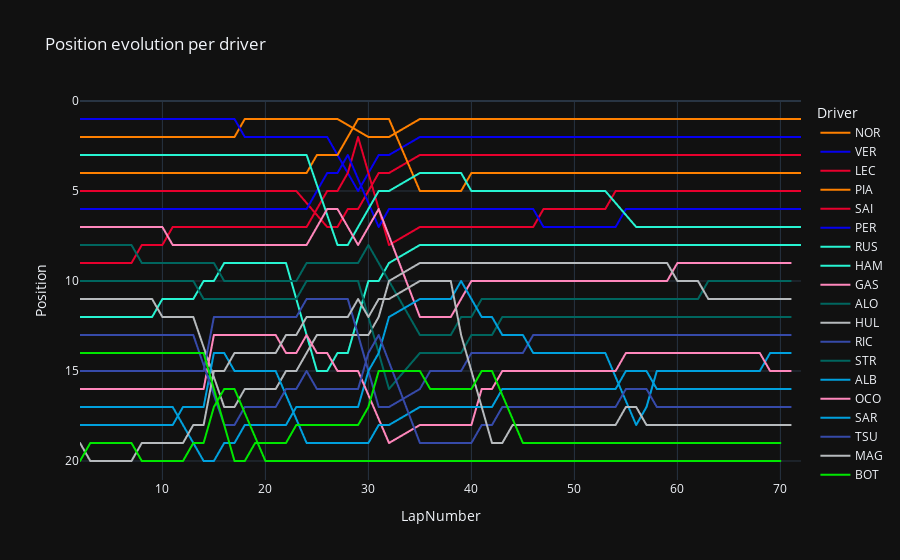

The code cell stored with this chart in its notebook:
### Code cell
# position evolution per driver per lap (reverse y-axis)
fig = px.line(driver_laps, x="LapNumber", y="Position", color="Driver", title="Position evolution per driver", template="plotly_dark", color_discrete_map=driver_colors)
fig.update_yaxes(autorange="reversed")
fig

### Figure 1 — Plotly figure (JSON) as saved in the notebook; plotly's stock layout.template omitted (floating-point values rounded to 4 significant figures)
{"data": [{"hovertemplate": "Driver=NOR<br>LapNumber=%{x}<br>Position=%{y}<extra></extra>", "legendgroup": "NOR", "line": {"color": "#ff8000", "dash": "solid"}, "marker": {"symbol": "circle"}, "mode": "lines", "name": "NOR", "showlegend": true, "type": "scattergl", "x": [2, 3, 4, 5, 6, 7, 8, 9, 10, 11, 12, 13, 14, 15, 16, 17, 18, 19, 20, 21, 22, 23, 24, 25, 26, 27, 30, 31, 32, 35, 36, 37, 38, 39, 40, 41, 42, 43, 44, 45, 46, 47, 48, 49, 50, 51, 52, 53, 54, 55, 56, 57, 58, 59, 60, 61, 62, 63, 64, 65, 66, 67, 68, 69, 70, 71, 72], "xaxis": "x", "y": [2, 2, 2, 2, 2, 2, 2, 2, 2, 2, 2, 2, 2, 2, 2, 2, 1, 1, 1, 1, 1, 1, 1, 1, 1, 1, 2, 2, 2, 1, 1, 1, 1, 1, 1, 1, 1, 1, 1, 1, 1, 1, 1, 1, 1, 1, 1, 1, 1, 1, 1, 1, 1, 1, 1, 1, 1, 1, 1, 1, 1, 1, 1, 1, 1, 1, 1], "yaxis": "y"}, {"hovertemplate": "Driver=VER<br>LapNumber=%{x}<br>Position=%{y}<extra></extra>", "legendgroup": "VER", "line": {"color": "#0600ef", "dash": "solid"}, "marker": {"symbol": "circle"}, "mode": "lines", "name": "VER", "showlegend": true, "type": "scattergl", "x": [2, 3, 4, 5, 6, 7, 8, 9, 10, 11, 12, 13, 14, 15, 16, 17, 18, 19, 20, 21, 22, 23, 24, 25, 26, 29, 30, 31, 32, 35, 36, 37, 38, 39, 40, 41, 42, 43, 44, 45, 46, 47, 48, 49, 50, 51, 52, 53, 54, 55, 56, 57, 58, 59, 60, 61, 62, 63, 64, 65, 66, 67, 68, 69, 70, 71, 72], "xaxis": "x", "y": [1, 1, 1, 1, 1, 1, 1, 1, 1, 1, 1, 1, 1, 1, 1, 1, 2, 2, 2, 2, 2, 2, 2, 2, 2, 5, 4, 3, 3, 2, 2, 2, 2, 2, 2, 2, 2, 2, 2, 2, 2, 2, 2, 2, 2, 2, 2, 2, 2, 2, 2, 2, 2, 2, 2, 2, 2, 2, 2, 2, 2, 2, 2, 2, 2, 2, 2], "yaxis": "y"}, {"hovertemplate": "Driver=LEC<br>LapNumber=%{x}<br>Position=%{y}<extra></extra>", "legendgroup": "LEC", "line": {"color": "#e8002d", "dash": "solid"}, "marker": {"symbol": "circle"}, "mode": "lines", "name": "LEC", "showlegend": true, "type": "scattergl", "x": [2, 3, 4, 5, 6, 7, 8, 9, 10, 11, 12, 13, 14, 15, 16, 17, 18, 19, 20, 21, 22, 23, 26, 27, 28, 29, 30, 31, 32, 35, 36, 37, 38, 39, 40, 41, 42, 43, 44, 45, 46, 47, 48, 49, 50, 51, 52, 53, 54, 55, 56, 57, 58, 59, 60, 61, 62, 63, 64, 65, 66, 67, 68, 69, 70, 71, 72], "xaxis": "x", "y": [5, 5, 5, 5, 5, 5, 5, 5, 5, 5, 5, 5, 5, 5, 5, 5, 5, 5, 5, 5, 5, 5, 7, 7, 6, 6, 5, 4, 4, 3, 3, 3, 3, 3, 3, 3, 3, 3, 3, 3, 3, 3, 3, 3, 3, 3, 3, 3, 3, 3, 3, 3, 3, 3, 3, 3, 3, 3, 3, 3, 3, 3, 3, 3, 3, 3, 3], "yaxis": "y"}, {"hovertemplate": "Driver=PIA<br>LapNumber=%{x}<br>Position=%{y}<extra></extra>", "legendgroup": "PIA", "line": {"color": "#ff8000", "dash": "solid"}, "marker": {"symbol": "circle"}, "mode": "lines", "name": "PIA", "showlegend": true, "type": "scattergl", "x": [2, 3, 4, 5, 6, 7, 8, 9, 10, 11, 12, 13, 14, 15, 16, 17, 18, 19, 20, 21, 22, 23, 24, 25, 26, 27, 28, 29, 30, 31, 32, 35, 36, 37, 38, 39, 40, 41, 42, 43, 44, 45, 46, 47, 48, 49, 50, 51, 52, 53, 54, 55, 56, 57, 58, 59, 60, 61, 62, 63, 64, 65, 66, 67, 68, 69, 70, 71, 72], "xaxis": "x", "y": [4, 4, 4, 4, 4, 4, 4, 4, 4, 4, 4, 4, 4, 4, 4, 4, 4, 4, 4, 4, 4, 4, 4, 3, 3, 3, 2, 1, 1, 1, 1, 5, 5, 5, 5, 5, 4, 4, 4, 4, 4, 4, 4, 4, 4, 4, 4, 4, 4, 4, 4, 4, 4, 4, 4, 4, 4, 4, 4, 4, 4, 4, 4, 4, 4, 4, 4, 4, 4], "yaxis": "y"}, {"hovertemplate": "Driver=SAI<br>LapNumber=%{x}<br>Position=%{y}<extra></extra>", "legendgroup": "SAI", "line": {"color": "#e8002d", "dash": "solid"}, "marker": {"symbol": "circle"}, "mode": "lines", "name": "SAI", "showlegend": true, "type": "scattergl", "x": [2, 3, 4, 5, 6, 7, 8, 9, 10, 11, 12, 13, 14, 15, 16, 17, 18, 19, 20, 21, 22, 23, 24, 25, 26, 27, 28, 29, 32, 35, 36, 37, 38, 39, 40, 41, 42, 43, 44, 45, 46, 47, 48, 49, 50, 51, 52, 53, 54, 55, 56, 57, 58, 59, 60, 61, 62, 63, 64, 65, 66, 67, 68, 69, 70, 71, 72], "xaxis": "x", "y": [9, 9, 9, 9, 9, 9, 8, 8, 8, 7, 7, 7, 7, 7, 7, 7, 7, 7, 7, 7, 7, 7, 7, 6, 5, 5, 4, 2, 8, 7, 7, 7, 7, 7, 7, 7, 7, 7, 7, 7, 7, 6, 6, 6, 6, 6, 6, 6, 5, 5, 5, 5, 5, 5, 5, 5, 5, 5, 5, 5, 5, 5, 5, 5, 5, 5, 5], "yaxis": "y"}, {"hovertemplate": "Driver=PER<br>LapNumber=%{x}<br>Position=%{y}<extra></extra>", "legendgroup": "PER", "line": {"color": "#0600ef", "dash": "solid"}, "marker": {"symbol": "circle"}, "mode": "lines", "name": "PER", "showlegend": true, "type": "scattergl", "x": [2, 3, 4, 5, 6, 7, 8, 9, 10, 11, 12, 13, 14, 15, 16, 17, 18, 19, 20, 21, 22, 23, 24, 25, 26, 27, 28, 31, 32, 35, 36, 37, 38, 39, 40, 41, 42, 43, 44, 45, 46, 47, 48, 49, 50, 51, 52, 53, 54, 55, 56, 57, 58, 59, 60, 61, 62, 63, 64, 65, 66, 67, 68, 69, 70, 71, 72], "xaxis": "x", "y": [6, 6, 6, 6, 6, 6, 6, 6, 6, 6, 6, 6, 6, 6, 6, 6, 6, 6, 6, 6, 6, 6, 6, 5, 4, 4, 3, 7, 6, 6, 6, 6, 6, 6, 6, 6, 6, 6, 6, 6, 6, 7, 7, 7, 7, 7, 7, 7, 7, 6, 6, 6, 6, 6, 6, 6, 6, 6, 6, 6, 6, 6, 6, 6, 6, 6, 6], "yaxis": "y"}, {"hovertemplate": "Driver=RUS<br>LapNumber=%{x}<br>Position=%{y}<extra></extra>", "legendgroup": "RUS", "line": {"color": "#27f4d2", "dash": "solid"}, "marker": {"symbol": "circle"}, "mode": "lines", "name": "RUS", "showlegend": true, "type": "scattergl", "x": [2, 3, 4, 5, 6, 7, 8, 9, 10, 11, 12, 13, 14, 15, 16, 17, 18, 19, 20, 21, 22, 23, 24, 27, 28, 29, 30, 31, 32, 35, 36, 37, 38, 39, 40, 41, 42, 43, 44, 45, 46, 47, 48, 49, 50, 51, 52, 53, 56, 57, 58, 59, 60, 61, 62, 63, 64, 65, 66, 67, 68, 69, 70, 71, 72], "xaxis": "x", "y": [3, 3, 3, 3, 3, 3, 3, 3, 3, 3, 3, 3, 3, 3, 3, 3, 3, 3, 3, 3, 3, 3, 3, 8, 8, 7, 6, 5, 5, 4, 4, 4, 4, 4, 5, 5, 5, 5, 5, 5, 5, 5, 5, 5, 5, 5, 5, 5, 7, 7, 7, 7, 7, 7, 7, 7, 7, 7, 7, 7, 7, 7, 7, 7, 7], "yaxis": "y"}, {"hovertemplate": "Driver=HAM<br>LapNumber=%{x}<br>Position=%{y}<extra></extra>", "legendgroup": "HAM", "line": {"color": "#27f4d2", "dash": "solid"}, "marker": {"symbol": "circle"}, "mode": "lines", "name": "HAM", "showlegend": true, "type": "scattergl", "x": [2, 3, 4, 5, 6, 7, 8, 9, 10, 11, 12, 13, 14, 15, 16, 17, 18, 19, 20, 21, 22, 25, 26, 27, 28, 29, 30, 31, 32, 35, 36, 37, 38, 39, 40, 41, 42, 43, 44, 45, 46, 47, 50, 51, 52, 53, 54, 55, 56, 57, 58, 59, 60, 61, 62, 63, 64, 65, 66, 67, 68, 69, 70, 71, 72], "xaxis": "x", "y": [12, 12, 12, 12, 12, 12, 12, 12, 11, 11, 11, 11, 10, 10, 9, 9, 9, 9, 9, 9, 9, 15, 15, 14, 14, 12, 10, 10, 9, 8, 8, 8, 8, 8, 8, 8, 8, 8, 8, 8, 8, 8, 8, 8, 8, 8, 8, 8, 8, 8, 8, 8, 8, 8, 8, 8, 8, 8, 8, 8, 8, 8, 8, 8, 8], "yaxis": "y"}, {"hovertemplate": "Driver=GAS<br>LapNumber=%{x}<br>Position=%{y}<extra></extra>", "legendgroup": "GAS", "line": {"color": "#ff87bc", "dash": "solid"}, "marker": {"symbol": "circle"}, "mode": "lines", "name": "GAS", "showlegend": true, "type": "scattergl", "x": [2, 3, 4, 5, 6, 7, 8, 9, 10, 11, 12, 13, 14, 15, 16, 17, 18, 19, 20, 21, 22, 23, 24, 25, 26, 27, 28, 29, 30, 31, 35, 36, 37, 38, 39, 40, 41, 42, 43, 44, 45, 46, 47, 48, 49, 50, 51, 52, 53, 54, 55, 56, 57, 58, 59, 60, 61, 62, 63, 64, 65, 66, 67, 68, 69, 70, 71], "xaxis": "x", "y": [7, 7, 7, 7, 7, 7, 7, 7, 7, 8, 8, 8, 8, 8, 8, 8, 8, 8, 8, 8, 8, 8, 8, 7, 6, 6, 7, 8, 7, 6, 12, 12, 12, 12, 11, 10, 10, 10, 10, 10, 10, 10, 10, 10, 10, 10, 10, 10, 10, 10, 10, 10, 10, 10, 10, 9, 9, 9, 9, 9, 9, 9, 9, 9, 9, 9, 9], "yaxis": "y"}, {"hovertemplate": "Driver=ALO<br>LapNumber=%{x}<br>Position=%{y}<extra></extra>", "legendgroup": "ALO", "line": {"color": "#00665f", "dash": "solid"}, "marker": {"symbol": "circle"}, "mode": "lines", "name": "ALO", "showlegend": true, "type": "scattergl", "x": [2, 3, 4, 5, 6, 7, 8, 9, 10, 11, 12, 13, 14, 15, 16, 17, 18, 19, 20, 21, 22, 23, 24, 25, 26, 27, 28, 29, 30, 35, 36, 37, 38, 39, 40, 41, 42, 43, 44, 45, 46, 47, 48, 49, 50, 51, 52, 53, 54, 55, 56, 57, 58, 59, 60, 61, 62, 63, 64, 65, 66, 67, 68, 69, 70, 71], "xaxis": "x", "y": [8, 8, 8, 8, 8, 8, 9, 9, 9, 9, 9, 9, 9, 9, 10, 10, 10, 10, 10, 10, 10, 10, 9, 9, 9, 9, 9, 9, 8, 13, 13, 13, 13, 12, 12, 11, 11, 11, 11, 11, 11, 11, 11, 11, 11, 11, 11, 11, 11, 11, 11, 11, 11, 11, 11, 11, 11, 10, 10, 10, 10, 10, 10, 10, 10, 10], "yaxis": "y"}, {"hovertemplate": "Driver=HUL<br>LapNumber=%{x}<br>Position=%{y}<extra></extra>", "legendgroup": "HUL", "line": {"color": "#b6babd", "dash": "solid"}, "marker": {"symbol": "circle"}, "mode": "lines", "name": "HUL", "showlegend": true, "type": "scattergl", "x": [2, 3, 4, 5, 6, 7, 8, 9, 10, 11, 12, 13, 16, 17, 18, 19, 20, 21, 22, 23, 24, 25, 26, 27, 28, 29, 30, 31, 32, 35, 36, 37, 38, 39, 40, 41, 42, 43, 44, 45, 46, 47, 48, 49, 50, 51, 52, 53, 54, 55, 56, 57, 58, 59, 60, 61, 62, 63, 64, 65, 66, 67, 68, 69, 70, 71], "xaxis": "x", "y": [11, 11, 11, 11, 11, 11, 11, 11, 12, 12, 12, 12, 17, 17, 16, 16, 16, 16, 15, 15, 14, 13, 13, 13, 13, 13, 13, 12, 10, 9, 9, 9, 9, 9, 9, 9, 9, 9, 9, 9, 9, 9, 9, 9, 9, 9, 9, 9, 9, 9, 9, 9, 9, 9, 10, 10, 10, 11, 11, 11, 11, 11, 11, 11, 11, 11], "yaxis": "y"}, {"hovertemplate": "Driver=RIC<br>LapNumber=%{x}<br>Position=%{y}<extra></extra>", "legendgroup": "RIC", "line": {"color": "#364aa9", "dash": "solid"}, "marker": {"symbol": "circle"}, "mode": "lines", "name": "RIC", "showlegend": true, "type": "scattergl", "x": [2, 3, 4, 5, 6, 7, 8, 9, 10, 11, 12, 13, 14, 15, 16, 17, 18, 19, 20, 21, 22, 23, 24, 25, 26, 27, 28, 31, 32, 35, 36, 37, 38, 39, 40, 41, 42, 43, 44, 45, 46, 47, 48, 49, 50, 51, 52, 53, 54, 55, 56, 57, 58, 59, 60, 61, 62, 63, 64, 65, 66, 67, 68, 69, 70, 71], "xaxis": "x", "y": [15, 15, 15, 15, 15, 15, 15, 15, 15, 15, 15, 15, 15, 12, 12, 12, 12, 12, 12, 12, 12, 12, 11, 11, 11, 11, 11, 17, 17, 16, 15, 15, 15, 15, 14, 14, 14, 14, 14, 14, 13, 13, 13, 13, 13, 13, 13, 13, 13, 13, 13, 13, 13, 13, 13, 13, 13, 13, 13, 13, 13, 13, 13, 13, 13, 13], "yaxis": "y"}, {"hovertemplate": "Driver=STR<br>LapNumber=%{x}<br>Position=%{y}<extra></extra>", "legendgroup": "STR", "line": {"color": "#00665f", "dash": "solid"}, "marker": {"symbol": "circle"}, "mode": "lines", "name": "STR", "showlegend": true, "type": "scattergl", "x": [2, 3, 4, 5, 6, 7, 8, 9, 10, 11, 12, 13, 14, 15, 16, 17, 18, 19, 20, 21, 22, 23, 24, 25, 26, 27, 28, 29, 32, 35, 36, 37, 38, 39, 40, 41, 42, 43, 44, 45, 46, 47, 48, 49, 50, 51, 52, 53, 54, 55, 56, 57, 58, 59, 60, 61, 62, 63, 64, 65, 66, 67, 68, 69, 70, 71], "xaxis": "x", "y": [10, 10, 10, 10, 10, 10, 10, 10, 10, 10, 10, 10, 11, 11, 11, 11, 11, 11, 11, 11, 11, 11, 10, 10, 10, 10, 10, 10, 16, 14, 14, 14, 14, 14, 13, 13, 13, 12, 12, 12, 12, 12, 12, 12, 12, 12, 12, 12, 12, 12, 12, 12, 12, 12, 12, 12, 12, 12, 12, 12, 12, 12, 12, 12, 12, 12], "yaxis": "y"}, {"hovertemplate": "Driver=ALB<br>LapNumber=%{x}<br>Position=%{y}<extra></extra>", "legendgroup": "ALB", "line": {"color": "#00a0dd", "dash": "solid"}, "marker": {"symbol": "circle"}, "mode": "lines", "name": "ALB", "showlegend": true, "type": "scattergl", "x": [2, 3, 4, 5, 6, 7, 8, 9, 10, 11, 14, 15, 16, 17, 18, 19, 20, 21, 22, 23, 24, 25, 26, 27, 28, 29, 30, 31, 32, 35, 36, 37, 38, 39, 40, 41, 42, 43, 44, 45, 46, 47, 48, 49, 50, 51, 52, 53, 56, 57, 58, 59, 60, 61, 62, 63, 64, 65, 66, 67, 68, 69, 70, 71], "xaxis": "x", "y": [17, 17, 17, 17, 17, 17, 17, 17, 17, 17, 20, 20, 19, 19, 18, 18, 18, 18, 18, 17, 17, 17, 17, 17, 17, 17, 15, 14, 12, 11, 11, 11, 11, 10, 11, 12, 12, 13, 13, 13, 14, 14, 14, 14, 14, 14, 14, 14, 18, 17, 15, 15, 15, 15, 15, 15, 15, 15, 15, 15, 15, 14, 14, 14], "yaxis": "y"}, {"hovertemplate": "Driver=OCO<br>LapNumber=%{x}<br>Position=%{y}<extra></extra>", "legendgroup": "OCO", "line": {"color": "#ff87bc", "dash": "solid"}, "marker": {"symbol": "circle"}, "mode": "lines", "name": "OCO", "showlegend": true, "type": "scattergl", "x": [2, 3, 4, 5, 6, 7, 8, 9, 10, 11, 12, 13, 14, 15, 16, 17, 18, 19, 20, 21, 22, 23, 24, 25, 26, 27, 28, 29, 32, 35, 36, 37, 38, 39, 40, 41, 42, 43, 44, 45, 46, 47, 48, 49, 50, 51, 52, 53, 54, 55, 56, 57, 58, 59, 60, 61, 62, 63, 64, 65, 66, 67, 68, 69, 70, 71], "xaxis": "x", "y": [16, 16, 16, 16, 16, 16, 16, 16, 16, 16, 16, 16, 16, 13, 13, 13, 13, 13, 13, 13, 14, 14, 13, 14, 14, 15, 15, 15, 19, 18, 18, 18, 18, 18, 18, 16, 16, 15, 15, 15, 15, 15, 15, 15, 15, 15, 15, 15, 15, 14, 14, 14, 14, 14, 14, 14, 14, 14, 14, 14, 14, 14, 14, 15, 15, 15], "yaxis": "y"}, {"hovertemplate": "Driver=SAR<br>LapNumber=%{x}<br>Position=%{y}<extra></extra>", "legendgroup": "SAR", "line": {"color": "#00a0dd", "dash": "solid"}, "marker": {"symbol": "circle"}, "mode": "lines", "name": "SAR", "showlegend": true, "type": "scattergl", "x": [2, 3, 4, 5, 6, 7, 8, 9, 10, 11, 12, 13, 14, 15, 16, 17, 18, 19, 20, 21, 24, 25, 26, 27, 28, 29, 30, 31, 32, 35, 36, 37, 38, 39, 40, 41, 42, 43, 44, 45, 46, 47, 48, 49, 50, 51, 52, 53, 54, 55, 56, 57, 58, 59, 60, 61, 62, 63, 64, 65, 66, 67, 68, 69, 70, 71], "xaxis": "x", "y": [18, 18, 18, 18, 18, 18, 18, 18, 18, 18, 17, 17, 17, 14, 14, 15, 15, 15, 15, 15, 19, 19, 19, 19, 19, 19, 19, 18, 18, 17, 17, 17, 17, 17, 17, 17, 17, 16, 16, 16, 16, 16, 16, 16, 16, 16, 16, 16, 16, 15, 15, 15, 16, 16, 16, 16, 16, 16, 16, 16, 16, 16, 16, 16, 16, 16], "yaxis": "y"}, {"hovertemplate": "Driver=TSU<br>LapNumber=%{x}<br>Position=%{y}<extra></extra>", "legendgroup": "TSU", "line": {"color": "#364aa9", "dash": "solid"}, "marker": {"symbol": "circle"}, "mode": "lines", "name": "TSU", "showlegend": true, "type": "scattergl", "x": [2, 3, 4, 5, 6, 7, 8, 9, 10, 11, 12, 13, 16, 17, 18, 19, 20, 21, 22, 23, 24, 25, 26, 27, 28, 29, 30, 31, 35, 36, 37, 38, 39, 40, 41, 42, 43, 44, 45, 46, 47, 48, 49, 50, 51, 52, 53, 54, 55, 56, 57, 58, 59, 60, 61, 62, 63, 64, 65, 66, 67, 68, 69, 70, 71], "xaxis": "x", "y": [13, 13, 13, 13, 13, 13, 13, 13, 13, 13, 13, 13, 18, 18, 17, 17, 17, 17, 16, 16, 15, 16, 16, 16, 16, 16, 14, 13, 19, 19, 19, 19, 19, 19, 18, 18, 17, 17, 17, 17, 17, 17, 17, 17, 17, 17, 17, 17, 16, 16, 16, 17, 17, 17, 17, 17, 17, 17, 17, 17, 17, 17, 17, 17, 17], "yaxis": "y"}, {"hovertemplate": "Driver=MAG<br>LapNumber=%{x}<br>Position=%{y}<extra></extra>", "legendgroup": "MAG", "line": {"color": "#b6babd", "dash": "solid"}, "marker": {"symbol": "circle"}, "mode": "lines", "name": "MAG", "showlegend": true, "type": "scattergl", "x": [2, 3, 4, 5, 6, 7, 8, 9, 10, 11, 12, 13, 14, 15, 16, 17, 18, 19, 20, 21, 22, 23, 24, 25, 26, 27, 28, 29, 30, 31, 32, 35, 36, 37, 38, 39, 42, 43, 44, 45, 46, 47, 48, 49, 50, 51, 52, 53, 54, 55, 56, 57, 58, 59, 60, 61, 62, 63, 64, 65, 66, 67, 68, 69, 70, 71], "xaxis": "x", "y": [19, 20, 20, 20, 20, 20, 19, 19, 19, 19, 19, 18, 18, 15, 15, 14, 14, 14, 14, 14, 13, 13, 12, 12, 12, 12, 12, 11, 12, 11, 11, 10, 10, 10, 10, 13, 19, 19, 18, 18, 18, 18, 18, 18, 18, 18, 18, 18, 18, 17, 17, 18, 18, 18, 18, 18, 18, 18, 18, 18, 18, 18, 18, 18, 18, 18], "yaxis": "y"}, {"hovertemplate": "Driver=BOT<br>LapNumber=%{x}<br>Position=%{y}<extra></extra>", "legendgroup": "BOT", "line": {"color": "#00e700", "dash": "solid"}, "marker": {"symbol": "circle"}, "mode": "lines", "name": "BOT", "showlegend": true, "type": "scattergl", "x": [2, 3, 4, 5, 6, 7, 8, 9, 10, 11, 12, 13, 14, 17, 18, 19, 20, 21, 22, 23, 24, 25, 26, 27, 28, 29, 30, 31, 32, 35, 36, 37, 38, 39, 40, 41, 42, 45, 46, 47, 48, 49, 50, 51, 52, 53, 54, 55, 56, 57, 58, 59, 60, 61, 62, 63, 64, 65, 66, 67, 68, 69, 70], "xaxis": "x", "y": [14, 14, 14, 14, 14, 14, 14, 14, 14, 14, 14, 14, 14, 20, 20, 19, 19, 19, 19, 18, 18, 18, 18, 18, 18, 18, 17, 15, 15, 15, 16, 16, 16, 16, 16, 15, 15, 19, 19, 19, 19, 19, 19, 19, 19, 19, 19, 19, 19, 19, 19, 19, 19, 19, 19, 19, 19, 19, 19, 19, 19, 19, 19], "yaxis": "y"}, {"hovertemplate": "Driver=ZHO<br>LapNumber=%{x}<br>Position=%{y}<extra></extra>", "legendgroup": "ZHO", "line": {"color": "#00e700", "dash": "solid"}, "marker": {"symbol": "circle"}, "mode": "lines", "name": "ZHO", "showlegend": true, "type": "scattergl", "x": [2, 3, 4, 5, 6, 7, 8, 9, 10, 11, 12, 13, 14, 15, 16, 17, 20, 21, 22, 23, 24, 25, 26, 27, 28, 29, 30, 31, 32, 35, 36, 37, 38, 39, 40, 41, 42, 43, 44, 45, 46, 47, 48, 49, 50, 53, 54, 55, 56, 57, 58, 59, 60, 61, 62, 63, 64, 65, 66, 67, 68, 69, 70], "xaxis": "x", "y": [20, 19, 19, 19, 19, 19, 20, 20, 20, 20, 20, 19, 19, 17, 16, 16, 20, 20, 20, 20, 20, 20, 20, 20, 20, 20, 20, 20, 20, 20, 20, 20, 20, 20, 20, 20, 20, 20, 20, 20, 20, 20, 20, 20, 20, 20, 20, 20, 20, 20, 20, 20, 20, 20, 20, 20, 20, 20, 20, 20, 20, 20, 20], "yaxis": "y"}], "layout": {"legend": {"title": {"text": "Driver"}, "tracegroupgap": 0}, "title": {"text": "Position evolution per driver"}, "xaxis": {"anchor": "y", "domain": [0, 1], "title": {"text": "LapNumber"}}, "yaxis": {"anchor": "x", "autorange": "reversed", "domain": [0, 1], "title": {"text": "Position"}}}}
